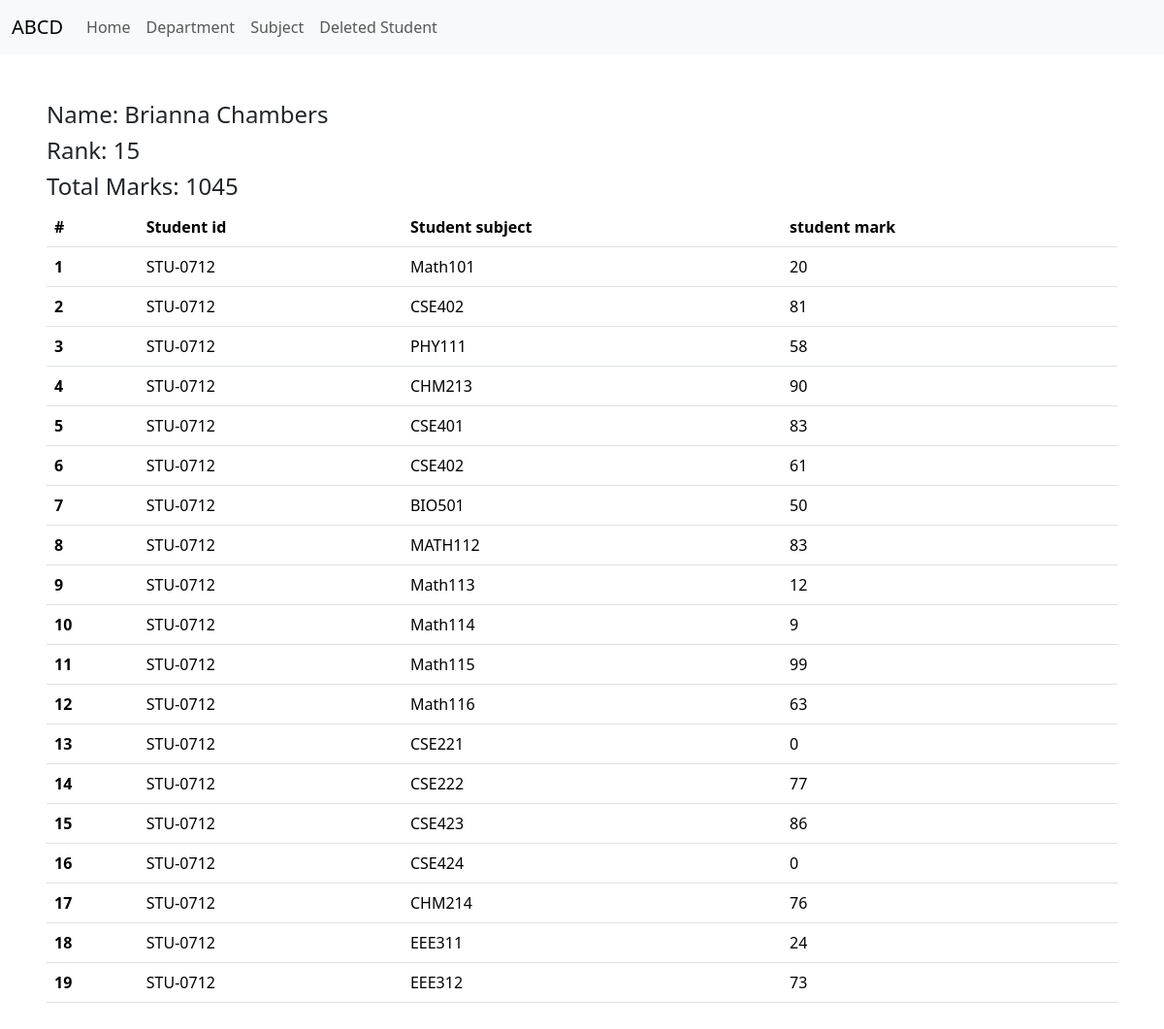
The page /student_marks/STU-0712/ on the database its author committed.
### main/models.py (models this page shows, shortened)
class SubjectMarks(models.Model):
    student = models.ForeignKey(Student, related_name='studentmark', on_delete=models.CASCADE)
    subject = models.ForeignKey(Subject, related_name='subjectmark', on_delete=models.CASCADE)
    marks = models.IntegerField()
    class Meta:
        unique_together = ('student', 'subject')

class Student(models.Model):
    department = models.ForeignKey(Department, related_name="depart", on_delete=models.CASCADE)
    student_id = models.CharField(unique=True)
    student_name = models.CharField(max_length=100)
    student_email = models.EmailField(unique=True)
    student_age = models.IntegerField(default=18)
    student_address = models.TextField()
    is_deleted = models.BooleanField(default=False)
    objects = modelsManager()
    admin_objects = models.Manager()
    class Meta:
        ordering = ['student_name']
        verbose_name = "Student"

class ReportCard(models.Model):
    student = models.ForeignKey(Student, related_name='reportcard', on_delete=models.CASCADE)
    student_rank = models.IntegerField()
    date_of_report_card_generation = models.DateField(auto_now_add=True)
    class Meta:
        unique_together = ('student_rank', 'date_of_report_card_generation')

class Subject(models.Model):
    subject_name = models.CharField(max_length=100)

### main/views.py (the view)
# urls.py: path("student_marks/<id>/", get_student_marks, name="get_student_marks"),
def get_student_marks(request, id):
    query = None
    try:
        query = SubjectMarks.objects.filter(student__student_id=id)
        total_marks = query.aggregate(total=Sum('marks'))
    except Exception as e:
        print(f"{e}")
    return render(request, "student_marks.html", context={"total_marks": total_marks, 'query':query, 'page_title': "student marks"})

### main/templates/student_marks.html (shortened to what this page needs)
{% extends "base.html" %}
{% block start %}
<div  class="contain m-5">
  <h4> Name: {{ query.first.student.student_name }}</h4>
    <h4>Rank: {{ query.first.student.reportcard.first.student_rank}}</h4>
    <h4>Total Marks: {{total_marks.total}}</h4>
  <table class="table">
    <thead>
      <tr>
        <th scope="col">#</th>
        <th scope="col">Student id</th>
        <th scope="col">Student subject</th>
        <th scope="col"> student mark</th>
      </tr>
    </thead>
    <tbody>
      {% for q in query %}
      <tr>
        <th scope="row">{{ forloop.counter}}</th>
        <td>{{ q.student.student_id }}</td>
        <td>{{ q.subject.subject_name }}</td>
        <td>{{ q.marks }}</td>
      </tr>
      {% endfor%}
  </tbody>
  </table>
</div>
{% endblock %}

### rows shown on the page
SubjectMarks: first.student.student_name "Brianna Chambers", first.student.reportcard.first.student_rank "15", student.student_id "STU-0712", subject.subject_name "Math101", marks "20"
SubjectMarks: student.student_id "STU-0712", subject.subject_name "CSE402", marks "81"
SubjectMarks: student.student_id "STU-0712", subject.subject_name "PHY111", marks "58"
SubjectMarks: student.student_id "STU-0712", subject.subject_name "CHM213", marks "90"
SubjectMarks: student.student_id "STU-0712", subject.subject_name "CSE401", marks "83"
SubjectMarks: student.student_id "STU-0712", subject.subject_name "CSE402", marks "61"
SubjectMarks: student.student_id "STU-0712", subject.subject_name "BIO501", marks "50"
SubjectMarks: student.student_id "STU-0712", subject.subject_name "MATH112", marks "83"
SubjectMarks: student.student_id "STU-0712", subject.subject_name "Math113", marks "12"
SubjectMarks: student.student_id "STU-0712", subject.subject_name "Math114", marks "9"
SubjectMarks: student.student_id "STU-0712", subject.subject_name "Math115", marks "99"
SubjectMarks: student.student_id "STU-0712", subject.subject_name "Math116", marks "63"
SubjectMarks: student.student_id "STU-0712", subject.subject_name "CSE221", marks "0"
SubjectMarks: student.student_id "STU-0712", subject.subject_name "CSE222", marks "77"
SubjectMarks: student.student_id "STU-0712", subject.subject_name "CSE423", marks "86"
SubjectMarks: student.student_id "STU-0712", subject.subject_name "CSE424", marks "0"
SubjectMarks: student.student_id "STU-0712", subject.subject_name "CHM214", marks "76"
SubjectMarks: student.student_id "STU-0712", subject.subject_name "EEE311", marks "24"
SubjectMarks: student.student_id "STU-0712", subject.subject_name "EEE312", marks "73"

### other values the page prints
{{ total_marks.total }} "1045"
